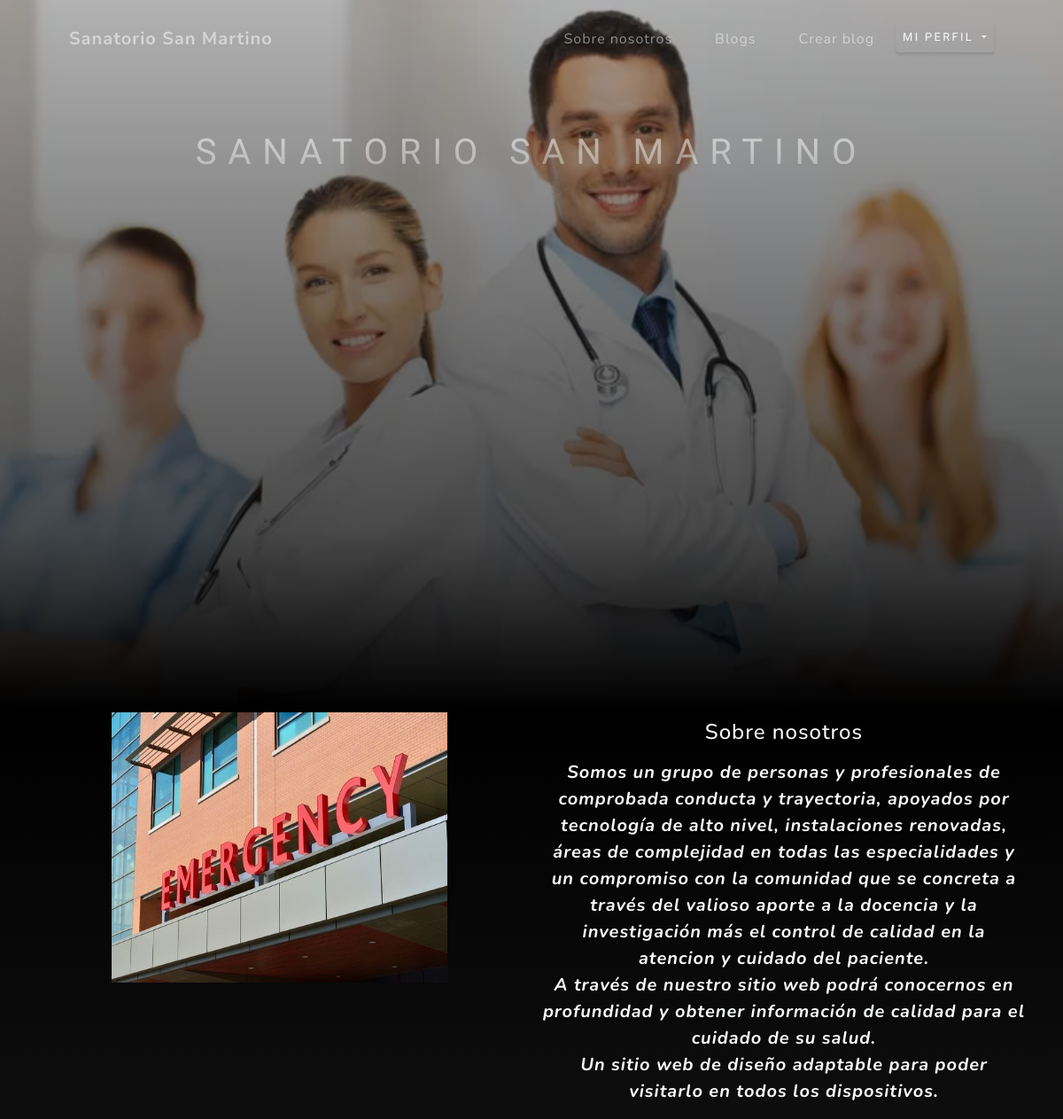
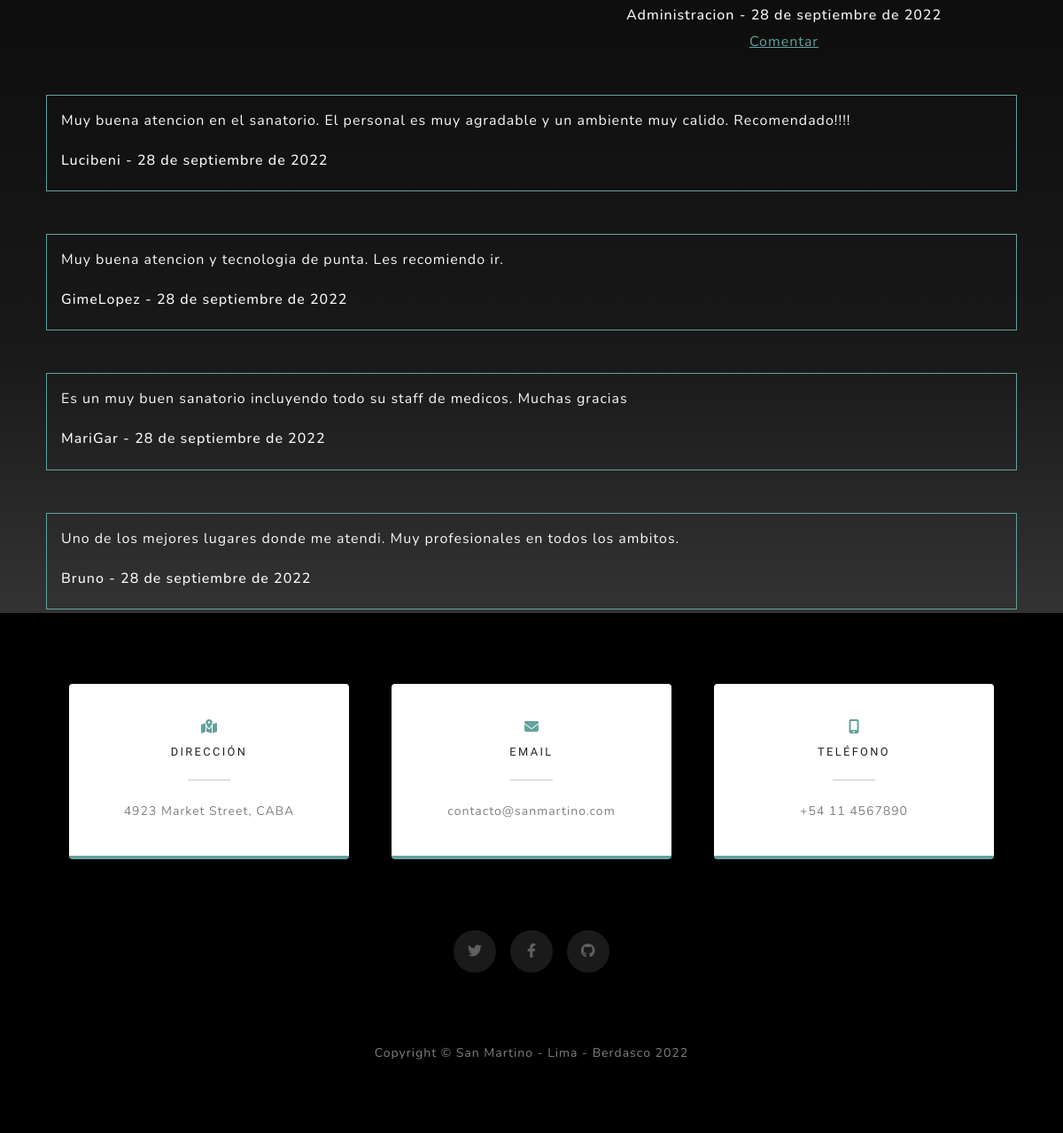
The app's page /page/page2/ (signed in) with its own data (2 pictures, top to bottom).
### app_blog/models.py (models this page shows, shortened)
class Blog(models.Model):
    titulo = models.CharField(max_length=80)
    subtitulo = models.CharField(max_length=80)
    autor = models.ForeignKey(User, on_delete=models.CASCADE, null = True)
    cuerpo = RichTextField()
    fecha = models.DateField(auto_now=True)
    imagen =  models.ImageField(upload_to='imagenes', null=True, blank=True)

class Comentario(models.Model):
    articulo = models.ForeignKey(Blog, on_delete=models.CASCADE)
    cuerpo = RichTextField()
    autor = models.ForeignKey(User, on_delete=models.CASCADE)
    fecha = models.DateField(auto_now=True)

### app_blog/views.py (the view)
# urls.py: path('page<int:id>/', views.ver_articulo, name="ver_articulo"),
def ver_articulo(request, id):
    articulo = Blog.objects.get(id=id)
    comentarios = Comentario.objects.filter(articulo = articulo.id)
    contexto = {
        'articulo': articulo,
        'comentarios': comentarios
    }
    return render(request, "app_blog/articulo.html", contexto)

### app_blog/templates/app_blog/articulo.html (shortened to what this page needs)
{% extends "app_sanatorio/base.html" %}
{% block base %}
<h1 class="fs-1 mt-5 p-5 text-center text-uppercase">{{ articulo.titulo }}</h1>
{% endblock base %}
{% block section %}
<section class="p-1 text-light about-section">
    <article class="container text-center">
        <div class="row justify-content-md-center">
            <div class="col-6">
                <img src="{{ articulo.imagen.url }}" alt="imagen" style="width: 379px; height: 305px;">
            </div>
            <div class="col-md-6">
                <h4 class="p-2">{{ articulo.subtitulo }}</h4>
                <div class="fs-5">{{articulo.cuerpo | safe}}</div>
                <h6 class="pt-2">{{ articulo.autor }} - {{ articulo.fecha }}</h6>
                <a href="{% url 'comentario_form' articulo.id %}">Comentar</a>
            </div>
        </div>
    </article>
    <article>
        {% for comentario in comentarios %}
        <div class="d-flex flex-column justify-content-around mt-5 mx-5 p-3 border border-primary">
            {{comentario.cuerpo | safe}}
            <div class="fs-5 flex-row">
                <h6 class="pt-2">{{comentario.autor}} - {{comentario.fecha}}</h6>
            </div>
        </div>
        {% endfor %}
    </article>
</section>
{% endblock section %}

### records on screen
Blog: titulo "SANATORIO SAN MARTINO", imagen (picture), subtitulo "Sobre nosotros", cuerpo "Somos un grupo de personas y profesionales de comprobada conducta y trayectoria, apoyados por tecnología de alto nivel, instalaciones renovadas, áreas de complejidad en todas las especialidades y un compromiso con la comunidad que se concreta a través del valioso aporte a la docencia y la investigación más el control de calidad en la atencion y cuidado del paciente. A través de nuestro sitio web podrá conocernos en profundidad y obtener información de calidad para el cuidado de su salud. Un sitio web de diseño adaptable para poder visitarlo en todos los dispositivos.", autor "Administracion", fecha "28 de septiembre de 2022"
Comentario: cuerpo "Muy buena atencion en el sanatorio. El personal es muy agradable y un ambiente muy calido. Recomendado!!!!", autor "Lucibeni", fecha "28 de septiembre de 2022"
Comentario: cuerpo "Muy buena atencion y tecnologia de punta. Les recomiendo ir.", autor "GimeLopez", fecha "28 de septiembre de 2022"
Comentario: cuerpo "Es un muy buen sanatorio incluyendo todo su staff de medicos. Muchas gracias", autor "MariGar", fecha "28 de septiembre de 2022"
Comentario: cuerpo "Uno de los mejores lugares donde me atendi. Muy profesionales en todos los ambitos.", autor "Bruno", fecha "28 de septiembre de 2022"
